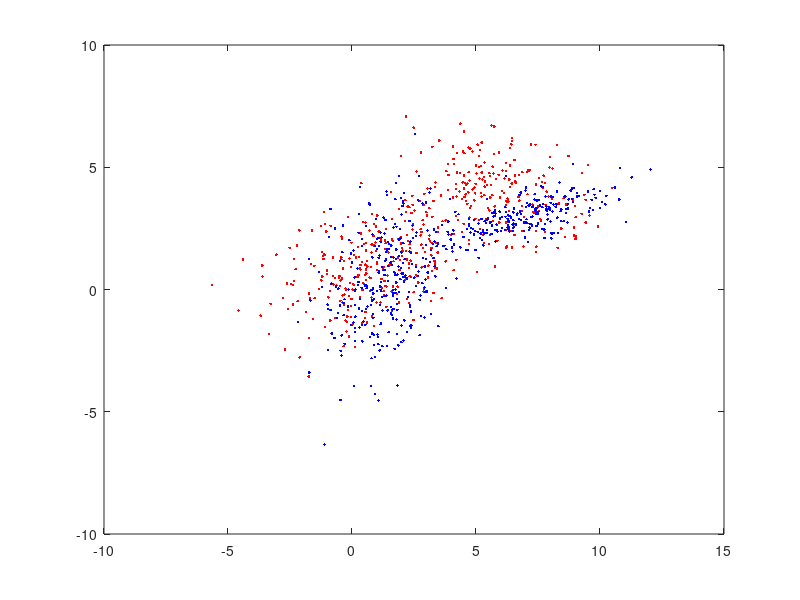
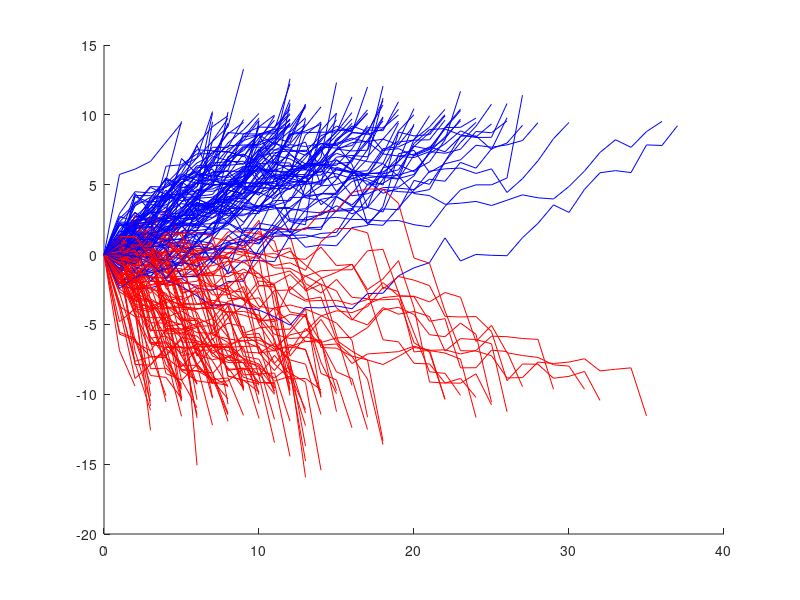

MATLAB code for these plots, in order: (Note: this script raises an error after producing the figures.)
%% Init
clear variables; close all; clc;

%% Generisanje podataka
N = 500;

P11 = 0.6;
M11 = [1; 1];
M12 = [6; 4];
S11 = [4, 1.1; 1.1, 2];
S12 = [3, -0.8; -0.8, 1.5];

P22 = 0.55;
M21 = [1.5; 0.5];
M22 = [7; 3];
S21 = [2, 1.1; 1.1, 4];
S22 = [3, 0.8; 0.8, 0.5];
X1 = zeros(2,N);
X2 = zeros(2,N);

for i=1:N
    t = rand(1,2);
    switch(t(1) < P11)
        case true
            X1(:,i) = mvnrnd(M11,S11);
        case false
            X1(:,i) = mvnrnd(M12,S12);
    end
    switch(t(2) < P22)
        case true
            X2(:,i) = mvnrnd(M21,S21);
        case false
            X2(:,i) = mvnrnd(M22,S22);
    end
end

figure(1)
plot(X1(1,:),X1(2,:), 'r.'); hold on;
plot(X2(1,:),X2(2,:), 'b.');

%% Wald
eps1 = 10^-4;
eps2 = 10^-4;
A = (1-eps1)/eps2; B = eps1/(1-eps2);
a = -log(A);
b = -log(B);
N_itt = 100;
itt = zeros(2,N_itt);
for i = 1:N_itt
    s = [0];
    isOver = false;
    while(~isOver)
        t = rand(1,1);
        switch(t < P11)
            case true
               X = mvnrnd(M11,S11)';
            case false
               X = mvnrnd(M12,S12)';
        end
        f11 = 1/(2*pi*det(S11)^0.5)*exp(-0.5*(X-M11)'*S11^(-1)*(X-M11));
        f12 = 1/(2*pi*det(S12)^0.5)*exp(-0.5*(X-M12)'*S12^(-1)*(X-M12));
        f1 = P11*f11 + (1-P11)*f12;

        f21 = 1/(2*pi*det(S21)^0.5)*exp(-0.5*(X-M21)'*S21^(-1)*(X-M21));
        f22 = 1/(2*pi*det(S22)^0.5)*exp(-0.5*(X-M22)'*S22^(-1)*(X-M22));
        f2 = P22*f21 + (1-P22)*f22;
        
        h = log(f2)-log(f1);

        itt(1,i) = itt(1,i) + 1;
        s = [s, s(end) + h];
        if (s(end) < a || s(end) > b)
            isOver = true;
            figure(2)
            hold on;
            plot(0:itt(1,i), s, 'r');
        end
    end
    s = [0];
    isOver = false;
    while(~isOver)
        t = rand(1,1);
        switch(t < P22)
            case true
                X = mvnrnd(M21,S21)';
            case false
                X = mvnrnd(M22,S22)';
        end
        f11 = 1/(2*pi*det(S11)^0.5)*exp(-0.5*(X-M11)'*S11^(-1)*(X-M11));
        f12 = 1/(2*pi*det(S12)^0.5)*exp(-0.5*(X-M12)'*S12^(-1)*(X-M12));
        f1 = P11*f11 + (1-P11)*f12;

        f21 = 1/(2*pi*det(S21)^0.5)*exp(-0.5*(X-M21)'*S21^(-1)*(X-M21));
        f22 = 1/(2*pi*det(S22)^0.5)*exp(-0.5*(X-M22)'*S22^(-1)*(X-M22));
        f2 = P22*f21 + (1-P22)*f22;
        
        h = log(f2)-log(f1);

        itt(2,i) = itt(2,i) + 1;
        s = [s, s(end) + h];
        if (s(end) < a || s(end) > b)
            isOver = true;
            figure(2)
            hold on;
            plot(0:itt(2,i), s, 'b');
        end
    end
end

plot([0 max(itt,[],'All')],[1 1].*a,'k--')
plot([0 max(itt,[],'All')],[1 1].*b,'k--')
xlim([0, max(itt,[],'All')]);